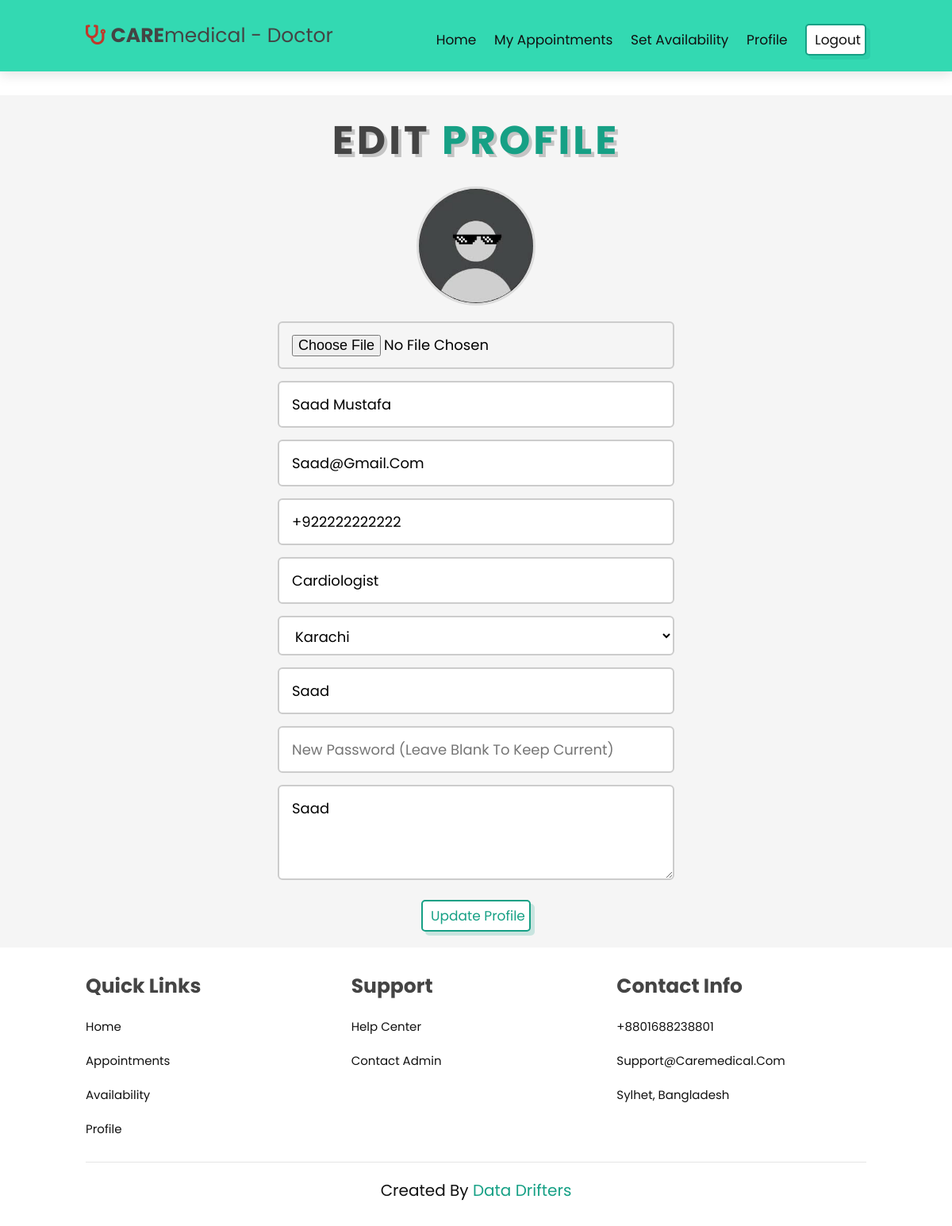
Screenshot of /Doctor/DocProfile.php (signed in) with the database file from the repository.
### tables this page shows
CREATE TABLE `doctors` (
  `doctor_id` int(11) NOT NULL,
  `full_name` varchar(150) DEFAULT NULL,
  `email` varchar(100) DEFAULT NULL,
  `phone` varchar(20) DEFAULT NULL,
  `specialist` varchar(100) DEFAULT NULL,
  `profile_description` text DEFAULT NULL,
  `profile_photo` varchar(255) DEFAULT NULL,
  `city` varchar(100) DEFAULT NULL,
  `username` varchar(50) DEFAULT NULL
);

CREATE TABLE `cities` (
  `city_id` int(11) NOT NULL,
  `city_name` varchar(100) NOT NULL
);

### Doctor/DocProfile.php (the view, shortened to what this page needs)
<?php
include("../db.php");
$current_username = trim($_SESSION['username']);
$get_doctor = mysqli_query($conn, "SELECT d.*, u.password FROM doctors d
    JOIN users u ON d.username = u.username
    WHERE d.username = '$current_username'");
$doctor = mysqli_fetch_assoc($get_doctor);
$cities_result = mysqli_query($conn, "SELECT city_name FROM cities ORDER BY city_name");
?>
<!DOCTYPE html>
<html lang="en">
<head>
    <link rel="stylesheet" href="https://cdnjs.cloudflare.com/ajax/libs/font-awesome/5.15.4/css/all.min.css">
    <link rel="stylesheet" href="../css/style.css">
</head>
<body>
<header class="header">
    <a href="./index.php" class="logo">
        <i class="fas fa-stethoscope"></i>
        <strong>CARE</strong>medical - Doctor
    </a>
    <nav class="navbar">
        <a href="./index.php">Home</a>
        <a href="./appointment.php">My Appointments</a>
        <a href="./availability.php">Set Availability</a>
        <a href="./docprofile.php">Profile</a>
        <a href="./logout.php" class="btn btn-danger"
   onclick="return confirm('Are you sure you want to logout?')">
   Logout
</a>
    </nav>
</header>
<section class="appointment" style="margin-top:120px;">
    <h1 class="heading">Edit <span>Profile</span></h1>
    <form method="POST" enctype="multipart/form-data" class="form">
        <?php if (!empty($doctor['profile_photo'])): ?>
            <div class="current-photo">
                <img src="../upload/<?php echo $doctor['profile_photo']; ?>" alt="Profile Photo">
            </div>
        <?php endif; ?>
        <input type="file" name="profile_photo" accept="image/*" class="box">
        <input type="text" name="full_name" value="<?php echo $doctor['full_name']; ?>" placeholder="Full Name" class="box" required>
        <input type="email" name="email" value="<?php echo $doctor['email']; ?>" placeholder="Email" class="box" required>
        <input type="tel" name="phone" value="<?php echo $doctor['phone']; ?>" placeholder="Phone" class="box" required>
        <input type="text" name="specialist" value="<?php echo $doctor['specialist']; ?>" placeholder="Specialty" class="box" required>
        <select name="city" class="box" required>
            <?php while ($city = mysqli_fetch_assoc($cities_result)): ?>
                <option value="<?php echo $city['city_name']; ?>" <?php echo ($city['city_name'] == $doctor['city']) ? 'selected' : ''; ?>>
                    <?php echo $city['city_name']; ?>
                </option>
            <?php endwhile; ?>
        </select>
        <input type="text" name="username" value="<?php echo $doctor['username']; ?>" placeholder="Username" class="box" required>
        <input type="password" name="password" placeholder="New Password (leave blank to keep current)" class="box">
        <textarea name="profile_description" placeholder="Profile Description" class="box"><?php echo $doctor['profile_description']; ?></textarea>
        <input type="submit" name="update_profile" value="Update Profile" class="btn">
    </form>
</section>
<section class="footer">
    <div class="box-container">
        <div class="box">
            <h3>quick links</h3>
            <a href="./doctor_dashboard.php">home</a>
            <a href="./appointment.php">appointments</a>
            <a href="./availability.php">availability</a>
            <a href="./docprofile.php">profile</a>
        </div>
        <div class="box">
            <h3>support</h3>
            <a href="#">help center</a>
            <a href="#">contact admin</a>
        </div>
        <div class="box">
            <h3>contact info</h3>
            <a href="#">+8801688238801</a>
            <a href="#">support@caremedical.com</a>
            <a href="#">sylhet, bangladesh</a>
        </div>
    </div>
    <div class="credit">created by <span>Data Drifters</span></div>
</section>
</body>
</html>

### css/style.css (style rules this page uses)
:root { --green:#16a085; --black:#444; --light-color:#111; --box-shadow:.5rem .5rem 0 rgba(22, 160, 133, .2); --text-shadow:.4rem .4rem 0 rgba(0, 0, 0, .2); --border:.2rem solid var(--green); }
* { font-family: 'Poppins', sans-serif; margin:0; padding: 0; box-sizing: border-box; outline: none; border: none; text-transform: capitalize; transition: all .2s ease-out; text-decoration: none; }
html { font-size: 62.5%; overflow-x: hidden; scroll-padding-top: 7rem; scroll-behavior: smooth; }
section { padding:2rem 9%; }
section:nth-child(even) { background: #f5f5f5; }
.heading { text-align: center; padding-bottom: 2rem; text-shadow: var(--text-shadow); text-transform: uppercase; color:var(--black); font-size: 5rem; letter-spacing: .4rem; }
.heading span { text-transform: uppercase; color:var(--green); }
.btn { display: inline-block; margin-top: 1rem; padding: .5rem; padding-left: 1rem; border:var(--border); border-radius: .5rem; box-shadow: var(--box-shadow); color:var(--green); cursor: pointer; font-size: 1.7rem; background: #fff; }
.header { padding:2rem 9%; position: fixed; top:0; left: 0; right: 0; z-index: 1000; box-shadow: 0 .5rem 1.5rem rgba(0, 0, 0, .1); display: flex; align-items: center; justify-content: space-between; background: #33d9b2; }
.header .logo { font-size: 2.5rem; color: var(--black); }
.header .logo i { color: #c0392b; }
.header .navbar a { font-size: 1.7rem; color: var(--light-color); margin-left: 2rem; }
.footer .box-container { display: grid; grid-template-columns: repeat(auto-fit, minmax(22rem, 1fr)); gap:2rem; }
.footer .box-container .box h3 { font-size: 2.5rem; color:var(--black); padding: 1rem 0; }
.footer .box-container .box a { display: block; font-size: 1.5rem; color:var(--light-color); padding: 1rem 0; }
.footer .credit { padding: 1rem; padding-top: 2rem; margin-top: 2rem; text-align: center; font-size: 2rem; color:var(--light-color); border-top: .1rem solid rgba(0, 0, 0, .1); }
.footer .credit span { color:var(--green); }

### Doctor/DocProfile.php (style rules this page uses)
.appointment .form { display: flex; flex-direction: column; align-items: center; max-width: 500px; margin: auto; }
.appointment .form .box { margin-bottom: 15px; width: 100%; }
.current-photo { text-align: center; margin-bottom: 15px; }
.current-photo img { width: 150px; height: 150px; object-fit: cover; border-radius: 50%; border: 3px solid #ddd; }
.appointment .form .box { margin-bottom: 15px; width: 100%; font-size: 18px; padding: 14px 16px; border: 2px solid #ccc; border-radius: 6px; box-sizing: border-box; }
select.box { height: 50px; background-color: #fff; }
textarea.box { min-height: 120px; resize: vertical; }
input[type="file"].box { padding: 8px; }

### rows the page displays
doctors: profile_photo (picture), full_name "Saad Mustafa", email "saad@gmail.com", phone "+922222222222", specialist "Cardiologist", city "Karachi", username "Saad", profile_description "Saad"
